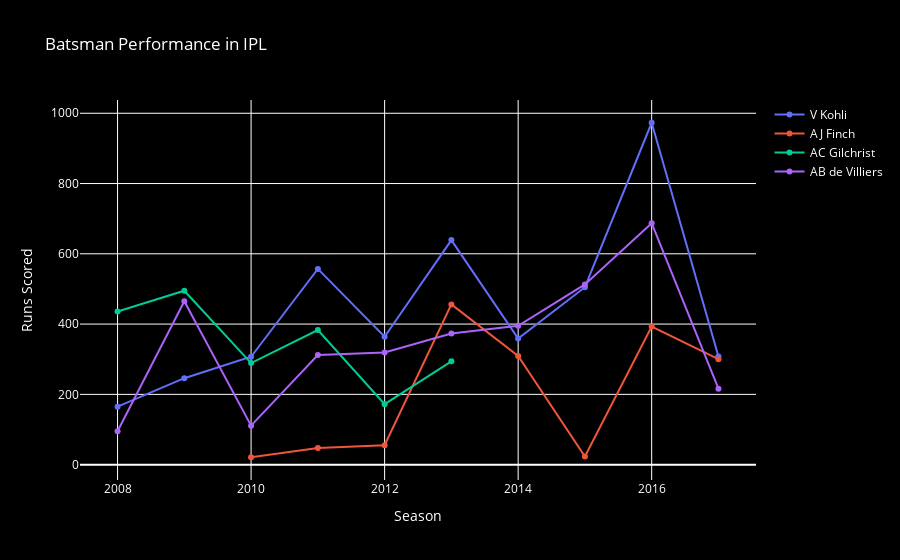

Notebook code for this chart:
### Code cell
# multiple line chart
def batsman_chart(*name):
    data = []
    for n in name:
        single = ipl[ipl['batsman'] == n]
        performance = single.groupby(['season'])['batsman_runs'].sum().reset_index()
        trace = go.Scatter(
            x=performance['season'],
            y=performance['batsman_runs'],
            mode='lines+markers',
            name=n
        )
        data.append(trace)
        
    layout = go.Layout(
        title='Batsman Performance in IPL',
        xaxis={'title': 'Season', 'color': 'white'},
        yaxis={'title': 'Runs Scored', 'color': 'white'},
        plot_bgcolor='black',
        paper_bgcolor='black',
        font={'color': 'white'}
    )
    fig = go.Figure(data=data, layout=layout)
    pyo.iplot(fig, filename='batsman_performance.html')
batsman_chart('V Kohli', 'AJ Finch', 'AC Gilchrist', 'AB de Villiers')

### Figure 1 — Plotly figure (JSON) as saved in the notebook; plotly's stock layout.template omitted (floating-point values rounded to 4 significant figures)
{"data": [{"mode": "lines+markers", "name": "V Kohli", "type": "scatter", "x": [2008, 2009, 2010, 2011, 2012, 2013, 2014, 2015, 2016, 2017], "y": [165, 246, 307, 557, 364, 639, 359, 505, 973, 308]}, {"mode": "lines+markers", "name": "AJ Finch", "type": "scatter", "x": [2010, 2011, 2012, 2013, 2014, 2015, 2016, 2017], "y": [21, 47, 55, 456, 309, 23, 393, 300]}, {"mode": "lines+markers", "name": "AC Gilchrist", "type": "scatter", "x": [2008, 2009, 2010, 2011, 2012, 2013], "y": [436, 495, 289, 383, 172, 294]}, {"mode": "lines+markers", "name": "AB de Villiers", "type": "scatter", "x": [2008, 2009, 2010, 2011, 2012, 2013, 2014, 2015, 2016, 2017], "y": [95, 465, 111, 312, 319, 373, 395, 513, 687, 216]}], "layout": {"font": {"color": "white"}, "paper_bgcolor": "black", "plot_bgcolor": "black", "title": {"text": "Batsman Performance in IPL"}, "xaxis": {"color": "white", "title": {"text": "Season"}}, "yaxis": {"color": "white", "title": {"text": "Runs Scored"}}}}
